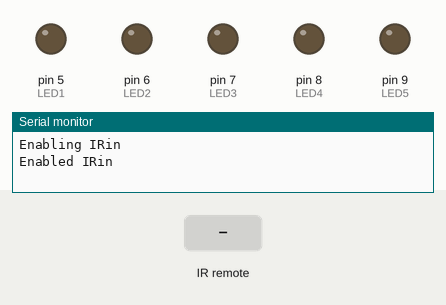
This sketch was run on a simulated Arduino Uno, built with avr-gcc and run on an emulated ATmega328P. Shown: output pins drawn as LEDs (lit = HIGH), the last lines printed to the serial monitor. The inputs (shaded band) are chosen by the test bench.

Above: at 1.2 s.
1.3 s: infrared code 0x1FE50AF received
At 2.5 s:
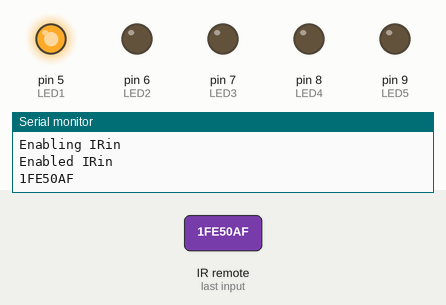
2.8 s: infrared code 0x1FED827 received
At 3.6 s:
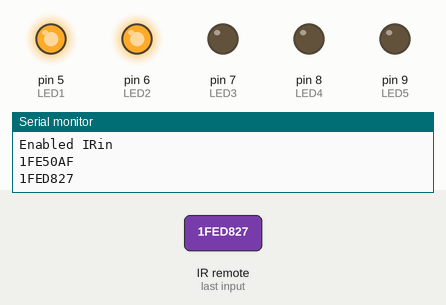
4.3 s: infrared code 0x1FEF807 received
At 4.7 s:
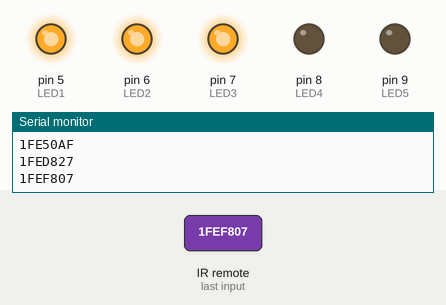
5.8 s: infrared code 0x1FE30CF received
At 7.0 s:
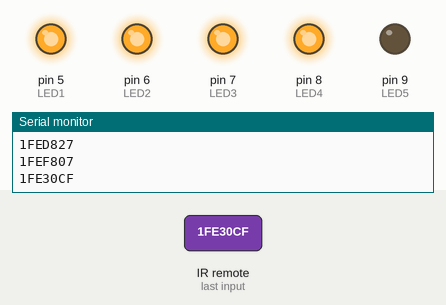
7.3 s: infrared code 0x1FEB04F received
At 8.2 s:
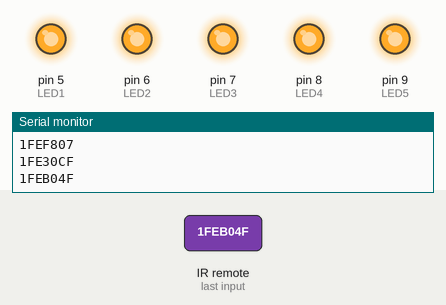
8.8 s: infrared code 0x1FE50AF received
At 9.4 s:
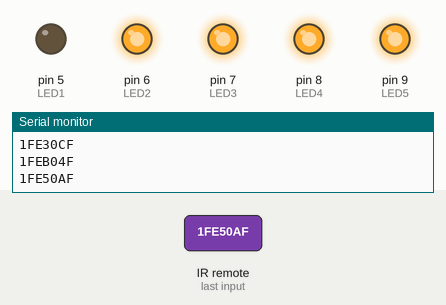
Timing chart, 0 to 11.3 s (numbered marks = the images above; inputs shaded):
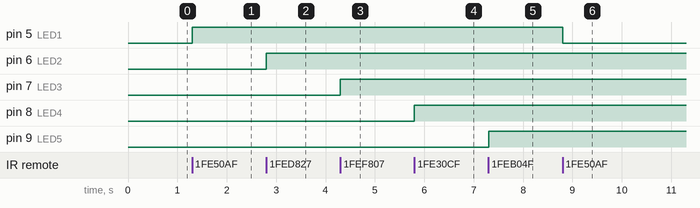

The sketch:

IRrecvDemo.ino
```cpp
// (licence header left out)
#include <IRremote.h>

#define button1 0x1FE50AF
#define button2 0x1FED827
#define button3 0x1FEF807
#define button4 0x1FE30CF
#define button5 0x1FEB04F
#define plus 0x1FE609F
#define minus 0x1FEA05F
#define off 0x1FE48B7

int RECV_PIN = 4;
int LED1=5;
int LED2=6;
int LED3=7;
int LED4=8;
int LED5=9;

int abc=0;

int LEDStatus1=0;
int LEDStatus2=0;
int LEDStatus3=0;
int LEDStatus4=0;
int LEDStatus5=0;
int ACLOADStatus=0;
int ledoff=0;

IRrecv irrecv(RECV_PIN);

decode_results results;

/*int dimming() {
    cli();
    int temp = dimming;
    sei();
}

void dimming(int value) {
    cli();
    dimming = value;
    sei();
}*/

void setup()
{
  Serial.begin(9600);
  // In case the interrupt driver crashes on setup, give a clue
  // to the user what's going on.
  Serial.println("Enabling IRin");
  irrecv.enableIRIn(); // Start the receiver
  Serial.println("Enabled IRin");
  pinMode(LED1, OUTPUT);
  pinMode(LED2, OUTPUT);
  pinMode(LED3, OUTPUT);
  pinMode(LED4, OUTPUT);
  pinMode(LED5, OUTPUT);

  digitalWrite(LED1,LOW);
  digitalWrite(LED2,LOW);
  digitalWrite(LED3,LOW);
  digitalWrite(LED4,LOW);
  digitalWrite(LED5,LOW);
}


void loop() {
  if (irrecv.decode(&results)) {
    Serial.println(results.value, HEX);
    switch(results.value){
      case button1:
        if(LEDStatus1==0){
          digitalWrite(LED1,HIGH);
          LEDStatus1=1;
        }
        else if(LEDStatus1==1){
          digitalWrite(LED1,LOW);
          LEDStatus1=0;
        }
        break;
      case button2:
        if(LEDStatus2==0){
          digitalWrite(LED2,HIGH);
          LEDStatus2=1;
        }
        else if(LEDStatus2==1){
          digitalWrite(LED2,LOW);
          LEDStatus2=0;
        }
        break;
      case button3:
        if(LEDStatus3==0){
          digitalWrite(LED3,HIGH);
          LEDStatus3=1;
        }
        else if(LEDStatus3==1){
          digitalWrite(LED3,LOW);
          LEDStatus3=0;
        }
        break;
       case button4:
        if(LEDStatus4==0){
          digitalWrite(LED4,HIGH);
          LEDStatus4=1;
        }
        else if(LEDStatus4==1){
          digitalWrite(LED4,LOW);
          LEDStatus4=0;
        }
        break;
        case button5:
        if(LEDStatus5==0){
          digitalWrite(LED5,HIGH);
          LEDStatus5=1;
        }
        else if(LEDStatus5==1){
          digitalWrite(LED5,LOW);
          LEDStatus5=0;
        }
        break;
        /*case plus:
        if(ACLOADStatus<=2){
          dimming=dimming-41;
          ACLOADStatus=ACLOADStatus+1;
        }
        break;
        case minus:
        if(ACLOADStatus>=0){
          dimming=dimming+41;
          ACLOADStatus=ACLOADStatus-1;
        }
        break;*/
        case off:
        if(ledoff==0){
          digitalWrite(LED1,HIGH);
          digitalWrite(LED2,HIGH);
          digitalWrite(LED3,HIGH);
          digitalWrite(LED4,HIGH);
          digitalWrite(LED5,HIGH);
          ledoff=1;
        }
        else if(ledoff==1){
          digitalWrite(LED1,LOW);
          digitalWrite(LED2,LOW);
          digitalWrite(LED3,LOW);
          digitalWrite(LED4,LOW);
          digitalWrite(LED5,LOW);
          //digitalWrite(AC_LOAD,LOW);
          ledoff=0;
        }
        break;

    }
    irrecv.resume();
      delay(100);
  //analogWrite(LED2,55);
  }
}
```

Measured:
- after the input at 1.3 s, pin 5 (LED1): LOW → HIGH at once
- after the input at 2.8 s, pin 6 (LED2): LOW → HIGH at once
- after the input at 4.3 s, pin 7 (LED3): LOW → HIGH at once
- after the input at 5.8 s, pin 8 (LED4): LOW → HIGH at once
- after the input at 7.3 s, pin 9 (LED5): LOW → HIGH at once
- after the input at 8.8 s, pin 5 (LED1): HIGH → LOW at once
